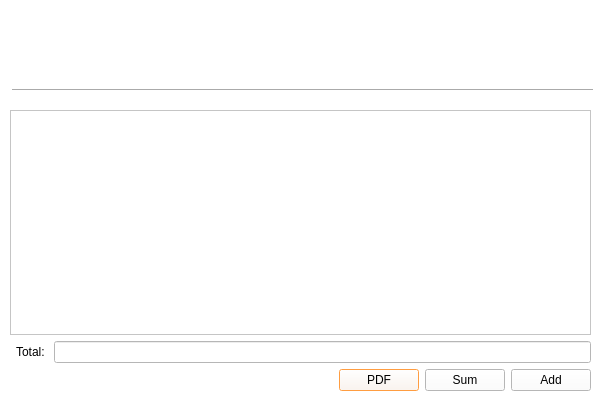
<?xml version="1.0" encoding="UTF-8"?>
<ui version="4.0">
 <class>Clothes</class>
 <widget class="QDialog" name="Clothes">
  <property name="geometry">
   <rect>
    <x>0</x>
    <y>0</y>
    <width>609</width>
    <height>404</height>
   </rect>
  </property>
  <property name="windowTitle">
   <string>Dialog</string>
  </property>
  <property name="styleSheet">
   <string notr="true">background-color: rgb(255, 255, 255);
selection-background-color: rgb(245, 121, 0);</string>
  </property>
  <widget class="QWidget" name="widget" native="true">
   <property name="geometry">
    <rect>
     <x>240</x>
     <y>10</y>
     <width>121</width>
     <height>80</height>
    </rect>
   </property>
   <property name="styleSheet">
    <string notr="true">image: url(:/images/icons-t-shirt-80.png);</string>
   </property>
  </widget>
  <widget class="Line" name="line">
   <property name="geometry">
    <rect>
     <x>12</x>
     <y>80</y>
     <width>581</width>
     <height>20</height>
    </rect>
   </property>
   <property name="orientation">
    <enum>Qt::Horizontal</enum>
   </property>
  </widget>
  <widget class="QWidget" name="layoutWidget">
   <property name="geometry">
    <rect>
     <x>10</x>
     <y>110</y>
     <width>581</width>
     <height>281</height>
    </rect>
   </property>
   <layout class="QVBoxLayout" name="verticalLayout">
    <item>
     <widget class="QTableWidget" name="tableWidget"/>
    </item>
    <item>
     <layout class="QHBoxLayout" name="horizontalLayout_2">
      <item>
       <widget class="Line" name="line_2">
        <property name="orientation">
         <enum>Qt::Horizontal</enum>
        </property>
       </widget>
      </item>
      <item>
       <widget class="QLabel" name="label_2">
        <property name="text">
         <string>Total: </string>
        </property>
       </widget>
      </item>
      <item>
       <widget class="QLineEdit" name="lineEdit"/>
      </item>
     </layout>
    </item>
    <item>
     <layout class="QHBoxLayout" name="horizontalLayout_3">
      <item>
       <spacer name="horizontalSpacer">
        <property name="orientation">
         <enum>Qt::Horizontal</enum>
        </property>
        <property name="sizeHint" stdset="0">
         <size>
          <width>368</width>
          <height>20</height>
         </size>
        </property>
       </spacer>
      </item>
      <item>
       <widget class="QPushButton" name="pushButton_3">
        <property name="text">
         <string>PDF</string>
        </property>
       </widget>
      </item>
      <item>
       <widget class="QPushButton" name="pushButton">
        <property name="text">
         <string>Sum</string>
        </property>
       </widget>
      </item>
      <item>
       <widget class="QPushButton" name="pushButton_2">
        <property name="text">
         <string>Add</string>
        </property>
       </widget>
      </item>
     </layout>
    </item>
   </layout>
  </widget>
 </widget>
 <resources/>
 <connections/>
</ui>
